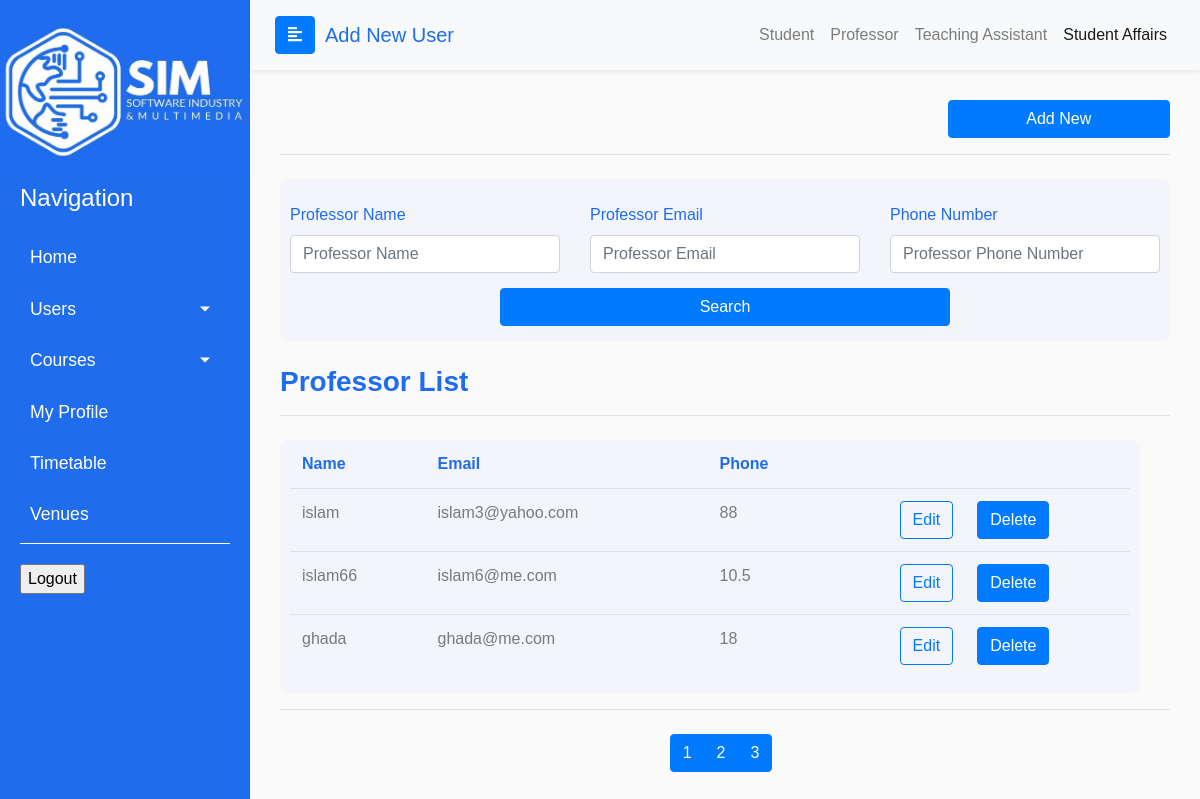
Page /admin/Professors.php on the committed database.
### tables this page shows
CREATE TABLE `professors` (
  `id_user` int(12) NOT NULL,
  `id_instructor` int(14) NOT NULL,
  `description` varchar(255) NOT NULL
);

CREATE TABLE `users` (
  `id` int(12) NOT NULL,
  `first_name` varchar(255) NOT NULL,
  `middle_name` varchar(255) NOT NULL,
  `last_name` varchar(255) NOT NULL,
  `national_id` bigint(14) NOT NULL,
  `type` varchar(255) NOT NULL,
  `email` varchar(255) NOT NULL,
  `password` varchar(255) NOT NULL,
  `gender` varchar(255) NOT NULL,
  `mobile_number` varchar(255) NOT NULL,
  `home_number` varchar(255) DEFAULT NULL,
  `image_path` text DEFAULT 'profile_images\\profile.png'
);

### includes/Admin/professors/functions.php (called while the page is built, shortened)
<?php
include_once dirname(__FILE__, 2) . "\\utils\\iniclude_utils_files.php";
function showProfessors()
{
    $data = getProfessorsData();
    printCommonData($data);
}
function getProfessorsData()
{
    global $professorsTable;
    list($per_page, $page_1, $_, $_) = getRowsPerPage($professorsTable);
    $mainSqlQuery = "SELECT p.*, u.*
                        FROM {$professorsTable} p
                        join users u
                            on p.id_user = u.id
                        limit {$page_1}, {$per_page}";
    $dataBaseConnection = connectToDataBase();
    $result = mysqli_query($dataBaseConnection, $mainSqlQuery);
    $professorsData = array();
    $count = 0;
    while ($row = $result->fetch_assoc()) {
        $professorsData[$count++] = $row;
    }
    return $professorsData;
}

### includes/utils/variables.php (called while the page is built, shortened)
<?php
$professorsTable = "professors";
$rowsPerPage = 3;

### includes/Admin/utils/all.php (called while the page is built, shortened)
<?php
include_once "iniclude_utils_files.php";
function getRowsPerPage($table)
{
    global $rowsPerPage;
    $per_page = $rowsPerPage;
    if (isset($_GET['page'])) {
        $page = $_GET['page'];
    } else {
        $page = "";
    }
    if ($page == "" || $page == 1) {
        $page_1 = 0;
    } else {
        $page_1 = ($page * $per_page) - $per_page;
    }
    $dataBaseConnection = connectToDataBase();
    $post_query_count = "SELECT * FROM {$table}";
    $result = mysqli_query($dataBaseConnection, $post_query_count);
    $count = mysqli_num_rows($result);
    $count  = ceil($count / $per_page);
    return array($per_page, $page_1, $count, $page);
}

### includes/Admin/utils/print_functions.php (the view, shortened to what this page needs)
<?php
function printCommonData($data)
{
    foreach ($data as $row) {
        echo "<tr>
        <td>" . $row["first_name"] . "</td> <td>" . $row["email"] . "</td>
        <td>" . $row["mobile_number"] . "</td> <td>";
        aElement("btn btn-outline-primary right-btn", "edit", $row['id_user'], "update_ta.php?id={$row['id_user']}", "Edit");
        echo "<td>";
?>
        <form action="" method="POST">
            <input type="submit" value="Delete" name="delete" class="btn btn-primary">
        </form>
    <?php
        echo "</td></tr>";
    }
}
        ?>

### includes/utils/helper.php (shortened to what this page needs)
<?php
include_once "variables.php";
function aElement($class, $name, $value, $href, $text)
{
    $a = " <a class='$class' name='$name' value='$value' href='$href'>$text</a>";
    echo $a;
}
function checkResultQuery($result, $conn, $source=null)
{
    return true;
}

### admin/stu_prof.css (style rules this page uses)
.right-btn { float: right; }

### css/rootStyles.css (style rules this page uses)
:root { --primary: rgb(31,108,236); --danger: red; }
body { font-family: 'Poppins', sans-serif; background: #fafafa; }
a, a:hover, a:focus { color: inherit; text-decoration: none; transition: all 0.3s; }

### rows in the picture
professors: id_user.first_name "islam", id_user.email "islam3@yahoo.com", id_user.mobile_number "88"
professors: id_user.first_name "islam66", id_user.email "islam6@me.com", id_user.mobile_number "10.5"
professors: id_user.first_name "ghada", id_user.email "ghada@me.com", id_user.mobile_number "18"
